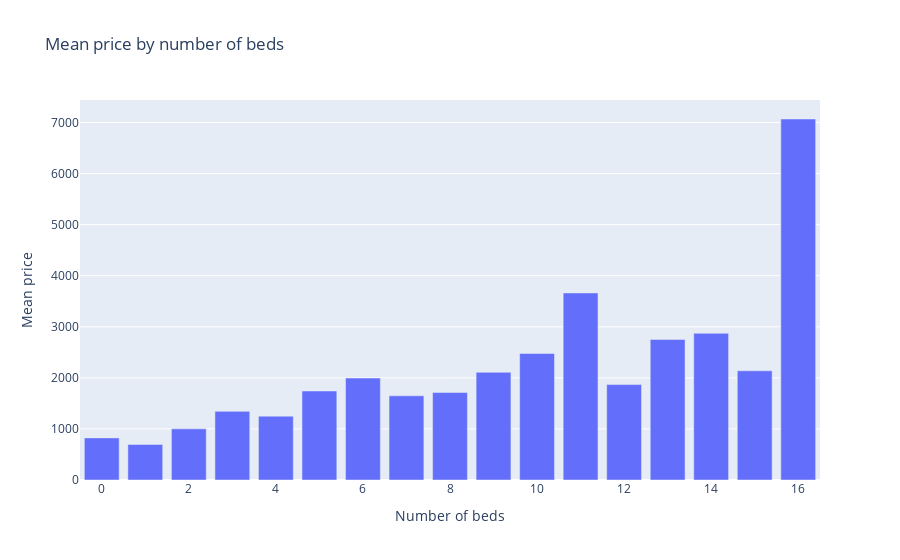

Source (notebook cell):
### Code cell
beds_price = pd.DataFrame(df.groupby('beds')['price'].mean()).reset_index()
fig = px.bar(beds_price, x="beds", y="price", title="Mean price by number of beds",
             labels={"price": "Mean price",
                     "beds": "Number of beds"})
fig.show()

### Figure 1 — Plotly figure (JSON) as saved in the notebook; plotly's stock layout.template omitted (floating-point values rounded to 4 significant figures)
{"data": [{"alignmentgroup": "True", "hovertemplate": "Number of beds=%{x}<br>Mean price=%{y}<extra></extra>", "legendgroup": "", "marker": {"color": "#636efa"}, "name": "", "offsetgroup": "", "orientation": "v", "showlegend": false, "textposition": "auto", "type": "bar", "x": [0, 1, 2, 3, 4, 5, 6, 7, 8, 9, 10, 11, 12, 13, 14, 15, 16], "xaxis": "x", "y": [824.5, 695.0, 1001.0, 1344.0, 1250.0, 1742.0, 1996.0, 1649.0, 1712.0, 2108.0, 2477.0, 3663.0, 1868, 2752, 2872.0, 2138, 7068.0], "yaxis": "y"}], "layout": {"barmode": "relative", "legend": {"tracegroupgap": 0}, "title": {"text": "Mean price by number of beds"}, "xaxis": {"anchor": "y", "domain": [0, 1], "title": {"text": "Number of beds"}}, "yaxis": {"anchor": "x", "domain": [0, 1], "title": {"text": "Mean price"}}}}
